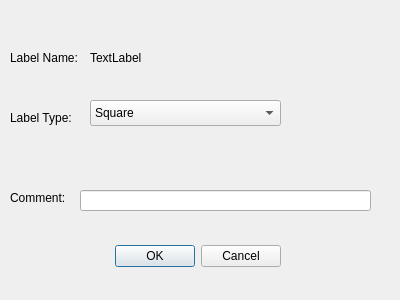
<?xml version="1.0" encoding="UTF-8"?>
<ui version="4.0">
 <class>LabelPopup</class>
 <widget class="QDialog" name="LabelPopup">
  <property name="geometry">
   <rect>
    <x>0</x>
    <y>0</y>
    <width>400</width>
    <height>300</height>
   </rect>
  </property>
  <property name="windowTitle">
   <string>Dialog</string>
  </property>
  <widget class="QDialogButtonBox" name="buttonBox">
   <property name="geometry">
    <rect>
     <x>30</x>
     <y>240</y>
     <width>251</width>
     <height>32</height>
    </rect>
   </property>
   <property name="layoutDirection">
    <enum>Qt::LeftToRight</enum>
   </property>
   <property name="orientation">
    <enum>Qt::Horizontal</enum>
   </property>
   <property name="standardButtons">
    <set>QDialogButtonBox::Cancel|QDialogButtonBox::Ok</set>
   </property>
  </widget>
  <widget class="QLineEdit" name="lineEdit">
   <property name="geometry">
    <rect>
     <x>80</x>
     <y>190</y>
     <width>291</width>
     <height>21</height>
    </rect>
   </property>
  </widget>
  <widget class="QLabel" name="com_tag">
   <property name="geometry">
    <rect>
     <x>10</x>
     <y>190</y>
     <width>71</width>
     <height>16</height>
    </rect>
   </property>
   <property name="text">
    <string>Comment:</string>
   </property>
  </widget>
  <widget class="QLabel" name="label">
   <property name="geometry">
    <rect>
     <x>10</x>
     <y>50</y>
     <width>81</width>
     <height>16</height>
    </rect>
   </property>
   <property name="text">
    <string>Label Name:</string>
   </property>
  </widget>
  <widget class="QLabel" name="label_name">
   <property name="geometry">
    <rect>
     <x>90</x>
     <y>50</y>
     <width>191</width>
     <height>16</height>
    </rect>
   </property>
   <property name="text">
    <string>TextLabel</string>
   </property>
  </widget>
  <widget class="QComboBox" name="comboBox">
   <property name="geometry">
    <rect>
     <x>90</x>
     <y>100</y>
     <width>191</width>
     <height>26</height>
    </rect>
   </property>
   <property name="currentIndex">
    <number>0</number>
   </property>
   <item>
    <property name="text">
     <string>Square</string>
    </property>
   </item>
   <item>
    <property name="text">
     <string>Circle</string>
    </property>
   </item>
  </widget>
  <widget class="QLabel" name="label_2">
   <property name="geometry">
    <rect>
     <x>10</x>
     <y>110</y>
     <width>71</width>
     <height>16</height>
    </rect>
   </property>
   <property name="text">
    <string>Label Type:</string>
   </property>
  </widget>
 </widget>
 <resources/>
 <connections>
  <connection>
   <sender>buttonBox</sender>
   <signal>accepted()</signal>
   <receiver>LabelPopup</receiver>
   <slot>accept()</slot>
   <hints>
    <hint type="sourcelabel">
     <x>248</x>
     <y>254</y>
    </hint>
    <hint type="destinationlabel">
     <x>157</x>
     <y>274</y>
    </hint>
   </hints>
  </connection>
  <connection>
   <sender>buttonBox</sender>
   <signal>rejected()</signal>
   <receiver>LabelPopup</receiver>
   <slot>reject()</slot>
   <hints>
    <hint type="sourcelabel">
     <x>316</x>
     <y>260</y>
    </hint>
    <hint type="destinationlabel">
     <x>286</x>
     <y>274</y>
    </hint>
   </hints>
  </connection>
 </connections>
</ui>
